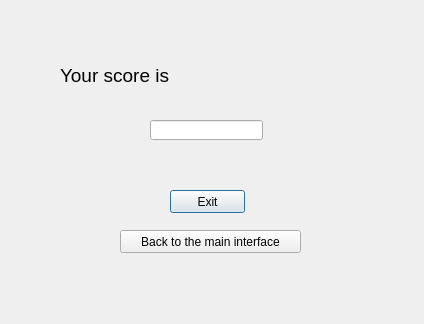
<?xml version="1.0" encoding="UTF-8"?>
<ui version="4.0">
 <class>score</class>
 <widget class="QDialog" name="score">
  <property name="geometry">
   <rect>
    <x>0</x>
    <y>0</y>
    <width>424</width>
    <height>324</height>
   </rect>
  </property>
  <property name="windowTitle">
   <string>Dialog</string>
  </property>
  <widget class="QLabel" name="label">
   <property name="geometry">
    <rect>
     <x>60</x>
     <y>60</y>
     <width>141</width>
     <height>31</height>
    </rect>
   </property>
   <property name="text">
    <string>&lt;html&gt;&lt;head/&gt;&lt;body&gt;&lt;p&gt;&lt;span style=&quot; font-size:14pt;&quot;&gt;Your score is&lt;/span&gt;&lt;/p&gt;&lt;/body&gt;&lt;/html&gt;</string>
   </property>
  </widget>
  <widget class="QLineEdit" name="lineEdit">
   <property name="geometry">
    <rect>
     <x>150</x>
     <y>120</y>
     <width>113</width>
     <height>20</height>
    </rect>
   </property>
  </widget>
  <widget class="QPushButton" name="pushButton">
   <property name="geometry">
    <rect>
     <x>170</x>
     <y>190</y>
     <width>75</width>
     <height>23</height>
    </rect>
   </property>
   <property name="text">
    <string>Exit</string>
   </property>
  </widget>
  <widget class="QPushButton" name="pushButton_2">
   <property name="geometry">
    <rect>
     <x>120</x>
     <y>230</y>
     <width>181</width>
     <height>23</height>
    </rect>
   </property>
   <property name="text">
    <string>Back to the main interface</string>
   </property>
  </widget>
 </widget>
 <resources/>
 <connections/>
</ui>
